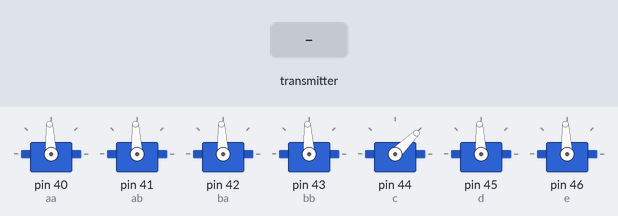
The sketch below on a simulated Arduino Mega 2560, built with avr-gcc and run on an emulated ATmega2560. Parts: 7 × servo. Inputs (shaded band) come from the test bench.

Above: at 1.2 s.
1.3 s: the transmitter starts sending readChannel.4 = 2000
At 2.3 s:
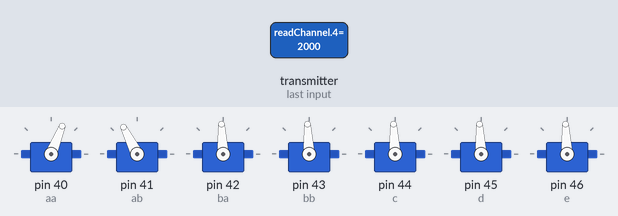
2.8 s: the transmitter starts sending readChannel.0 = 1000
At 3.4 s:
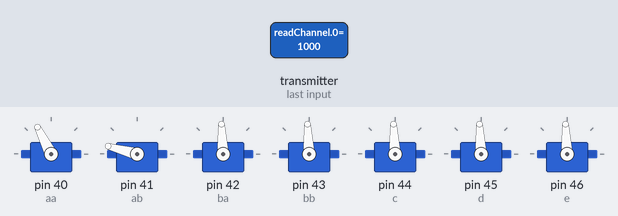
4.3 s: the transmitter starts sending readChannel.1 = 1000
At 5.5 s:
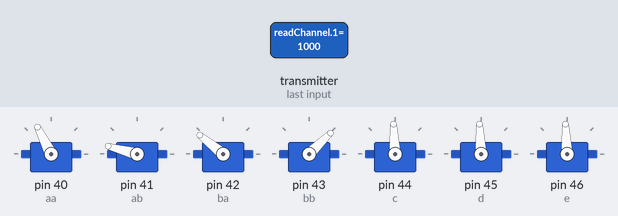
5.8 s: the transmitter starts sending readChannel.5 = 1000
At 6.9 s:
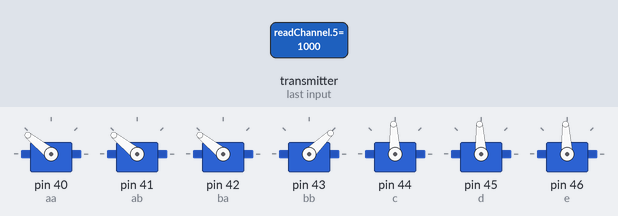
7.3 s: the transmitter starts sending readChannel.2 = 1000
At 7.9 s:
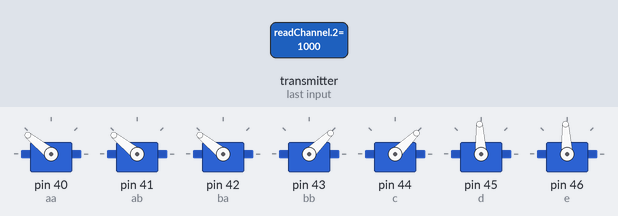
8.8 s: the transmitter starts sending readChannel.3 = 1000
At 10.2 s:
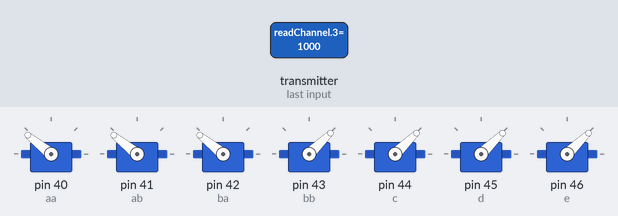
Timing chart, 0 to 11.3 s (numbered marks = the images above; inputs shaded):
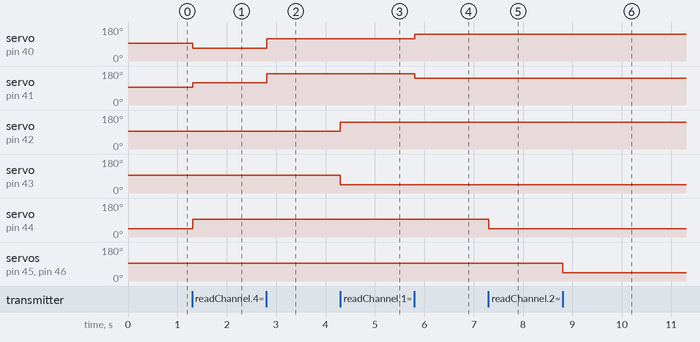

The sketch:

Tlaloc-Test.ino
```cpp
#include <IBusBM.h>
#include <Servo.h>

float canales[5],killswitch,flaps,flapsMap,alerones,aleronesMap,elevadorInv,elevadorInvMap;
IBusBM IBus; // IBus object
Servo aa,ab,ba,bb,c,d,e;  // create servo object to control a servo

void setup() {

  // Serial.begin(115200);   // remove comment from this line if you change the Serial port in the next line
  IBus.begin(Serial);    // iBUS connected to Serial0 - change to Serial1 or Serial2 port when required

  aa.attach(40); // Alerones
  ab.attach(41); // Alerones
  ba.attach(42); //Elevadores
  bb.attach(43); //Elevadores
  c.attach(44); //Motores
  d.attach(45); //Timon
  e.attach(46);//Dirección
}

void loop() {
  killswitch=IBus.readChannel(4);
  alerones=IBus.readChannel(0);
  aleronesMap=map(alerones,1000,2000,2000,1000);
  elevadorInv=IBus.readChannel(1);
  elevadorInvMap=map(elevadorInv,1000,2000,2000,1000);
  flaps=IBus.readChannel(5);
  flapsMap=map(flaps,1000,2000,0,500);

  if(killswitch>1900){

  aa.writeMicroseconds(aleronesMap-flapsMap);
  ab.writeMicroseconds(aleronesMap+flapsMap  );

  canales[1]=IBus.readChannel(1);
  ba.writeMicroseconds(elevadorInvMap);
  bb.writeMicroseconds(canales[1]);

  canales[2]=IBus.readChannel(2);
  c.writeMicroseconds(canales[2]);

  canales[3]=IBus.readChannel(3);
  d.writeMicroseconds(canales[3]);
  e.writeMicroseconds(canales[3]);
  }

  else{
    aa.writeMicroseconds(1500);
    ab.writeMicroseconds(1500);
    ba.writeMicroseconds(1500);
    bb.writeMicroseconds(1500);
    c.writeMicroseconds(1000);
    d.writeMicroseconds(1500);
    e.writeMicroseconds(1500);
  }
}
```

Measured:
- after the input at 1.3 s, servo on pin 40 (aa): 93° → 68° at once; servo on pin 41 (ab): 93° → 117° at once; servo on pin 44 (c): 44° → 93° at once
- after the input at 2.8 s, servo on pin 40 (aa): 68° → 117° at once; servo on pin 41 (ab): 117° → 165° at once
- after the input at 4.3 s, servo on pin 42 (ba): 93° → 141° at once; servo on pin 43 (bb): 93° → 44° at once
- after the input at 5.8 s, servo on pin 40 (aa): 117° → 141° at once; servo on pin 41 (ab): 165° → 141° at once
- after the input at 7.3 s, servo on pin 44 (c): 93° → 44° at once
- after the input at 8.8 s, servo on pin 45 (d), servo on pin 46 (e): 93° → 44° at once
